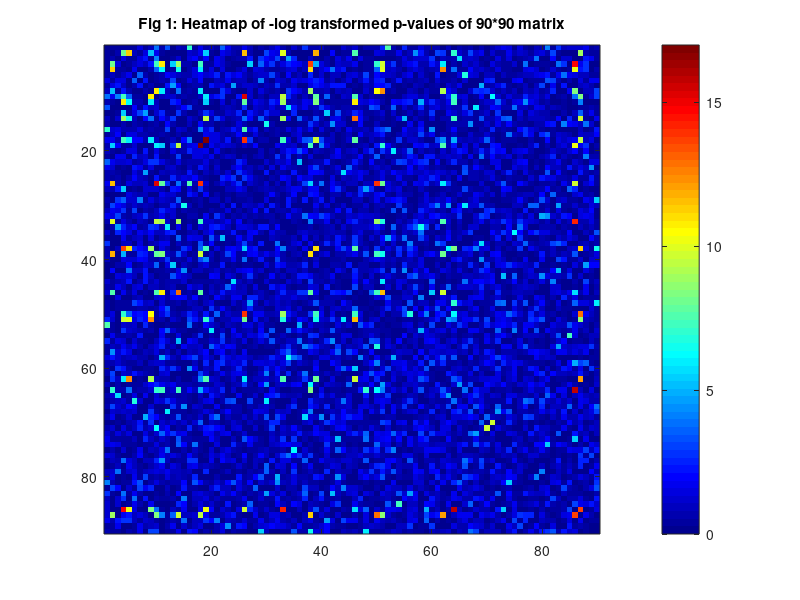

Here is the MATLAB script that generated this plot: (Note: this script raises an error after producing the figure.)
%% SICERS network detection and testing
% Network object oriented statistics method is a new appraoch to detect and test hidden phenotype related connectivity patterns at the "network" level. Notet that the subgraph may vary a little bit due to the random intialization of the kmeans++ algorithm.
%% D3 data analysis
load('data.mat')
[~, p] = ttest2(casedata_cor, ctrldata_cor);
nlogp = -log(p);
Wp = squareform(nlogp);
figure;imagesc(Wp);colorbar;colormap("jet")
title('Fig 1: Heatmap of -log transformed p-values of 90*90 matrix');
snapnow;
% parameter tuning
[lambda_out, cut_out] = param_tuning(Wp);
% identify subnetwork
kmeans_iter = 20;
[CID_SICERS,W_SICERS, Clist_SICERS]=SICERS_final(Wp,cut_out,lambda_out, kmeans_iter);
% display figure
figure;imagesc(W_SICERS);colorbar;colormap("jet")
title('Fig 2: Heatmap of -log transformed p-values of 90*90 matrix with detected subnetworks');
snapnow;